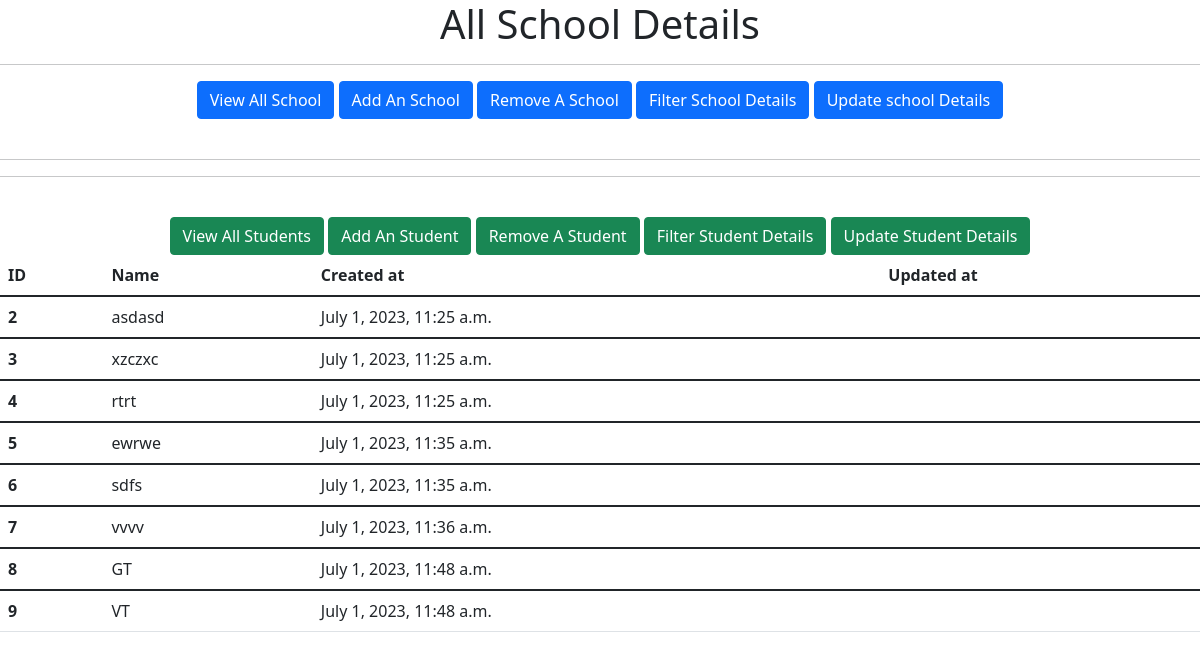
The app's page /view_all_school with its own data.
### mainapp/models.py (models this page shows)
class School(models.Model):
    name = models.CharField(max_length=100)
    created_at = models.DateTimeField(auto_now_add=True)
    update_at = models.DateTimeField(auto_now=True)
    def __str__(self):
        return self.name

### mainapp/views.py (the view)
# urls.py: path('view_all_school',views.all_school, name='all_school'),
def all_school(request):
    sch = School.objects.all()
    context = {
        'sch': sch
    }
    print(context)
    return render(request,'view_all_School.html',context);

### mainapp/templates/view_all_School.html (shortened to what this page needs)
<!doctype html>
<html lang="en">
  <head>
    <link href="https://cdn.jsdelivr.net/npm/bootstrap@5.1.3/dist/css/bootstrap.min.css" rel="stylesheet">
  </head>
  <body>
    <div class="container">
    <h1><center> All School Details</h1>
    </div>
<hr>
<center>
<a class="btn btn-primary" href="/view_all_school" role="button">View All School</a>
<a class="btn btn-primary" href="/add_school" role="button">Add An School</a>
<a class="btn btn-primary" href="/remove_school" role="button">Remove A School</a>
<a class="btn btn-primary" href="/filter_school" role="button">Filter School Details</a>
<a class="btn btn-primary" href="/update_school" role="button">Update school Details</a>
</center>
<br>
<hr><hr><br>
<center>
<a class="btn btn-success" href="/view_all_student" role="button">View All Students</a>
<a class="btn btn-success" href="/add_student" role="button">Add An Student</a>
<a class="btn btn-success" href="/remove_student" role="button">Remove A Student</a>
<a class="btn btn-success" href="/filter_student" role="button">Filter Student Details</a>
<a class="btn btn-success" href="/update_student" role="button">Update Student Details</a>
</center>
<table class="table">
    <thead>
      <tr>
        <th scope="col">ID</th>
        <th scope="col"> Name</th>
        <th scope="col">Created at</th>
        <th scope="col">Updated at</th>
      </tr>
    </thead>
        {% for school in sch %}
    <tbody>
      <tr>
        <th scope="row">{{school.id}}</th>
        <td>{{school.name}}</td>
        <td>{{school.created_at}}</td>
        <td>{{school.updated_at}}</td>
      </tr>
      {% endfor %}
    </tbody>
  </table>
  </body>
</html>

### records on screen
School: id "2", name "asdasd", created_at "July 1, 2023, 11:25 a.m."
School: id "3", name "xzczxc", created_at "July 1, 2023, 11:25 a.m."
School: id "4", name "rtrt", created_at "July 1, 2023, 11:25 a.m."
School: id "5", name "ewrwe", created_at "July 1, 2023, 11:35 a.m."
School: id "6", name "sdfs", created_at "July 1, 2023, 11:35 a.m."
School: id "7", name "vvvv", created_at "July 1, 2023, 11:36 a.m."
School: id "8", name "GT", created_at "July 1, 2023, 11:48 a.m."
School: id "9", name "VT", created_at "July 1, 2023, 11:48 a.m."
